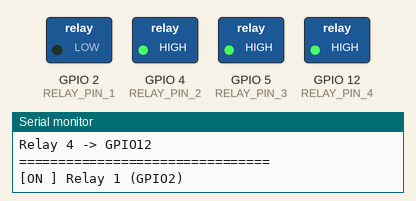
This sketch was run on a simulated ESP32. On the bench: switched loads named in the sketch (green lamp = pin HIGH), the last lines printed to the serial monitor.

Above: at 4.0 s.
At 7.0 s:
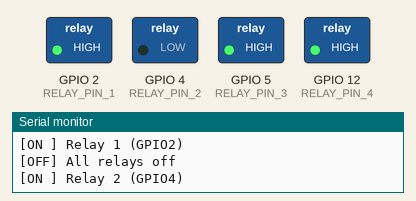
At 10.0 s:
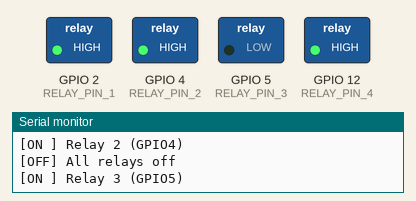
At 13.0 s:
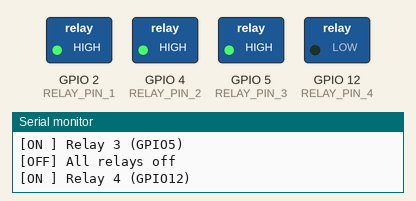
At 17.5 s:
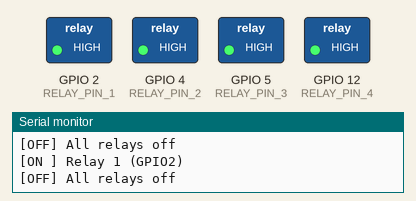
Timing chart, 0 to 18.6 s (numbered marks = the images above):
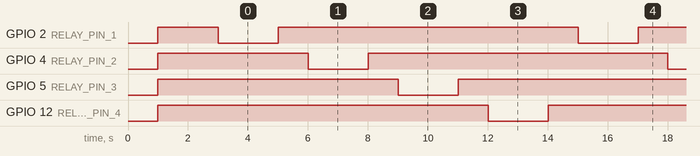

The sketch:

relay_test_simple.ino
```cpp
/*
 * Simple ESP32 Relay Test
 * This code tests relay modules by toggling them on and off
 * Connect relay control pins to GPIO pins defined below
 * Relays are typically active LOW (LOW = ON, HIGH = OFF)
 */

// Relay pin definitions - change these to match your wiring
const int RELAY_PIN_1 = 2;   // GPIO2 - Built-in LED on many ESP32 boards
const int RELAY_PIN_2 = 4;   // GPIO4
const int RELAY_PIN_3 = 5;   // GPIO5
const int RELAY_PIN_4 = 12;  // GPIO12

// Timing settings (milliseconds)
const int RELAY_ON_TIME = 2000;   // How long relay stays ON
const int RELAY_OFF_TIME = 1000;  // How long relay stays OFF between cycles

// Test mode: 1 = test all relays sequentially, 2 = test single relay repeatedly
const int TEST_MODE = 1;
const int SINGLE_RELAY_PIN = RELAY_PIN_1;  // Which relay to test in mode 2

void setup() {
  // Initialize serial communication
  Serial.begin(115200);
  delay(1000); // Wait for serial monitor to initialize
  Serial.println("\n=== ESP32 Relay Test Started ===");

  // Initialize relay pins as outputs
  pinMode(RELAY_PIN_1, OUTPUT);
  pinMode(RELAY_PIN_2, OUTPUT);
  pinMode(RELAY_PIN_3, OUTPUT);
  pinMode(RELAY_PIN_4, OUTPUT);

  // Set all relays to OFF state initially (HIGH for active-low relays)
  digitalWrite(RELAY_PIN_1, HIGH);
  digitalWrite(RELAY_PIN_2, HIGH);
  digitalWrite(RELAY_PIN_3, HIGH);
  digitalWrite(RELAY_PIN_4, HIGH);

  Serial.println("All relays initialized to OFF state");
  Serial.println("Relay 1 -> GPIO" + String(RELAY_PIN_1));
  Serial.println("Relay 2 -> GPIO" + String(RELAY_PIN_2));
  Serial.println("Relay 3 -> GPIO" + String(RELAY_PIN_3));
  Serial.println("Relay 4 -> GPIO" + String(RELAY_PIN_4));
  Serial.println("================================");
  delay(2000);
}

void loop() {
  if (TEST_MODE == 1) {
    testAllRelaysSequentially();
  } else if (TEST_MODE == 2) {
    testSingleRelayRepeatedly();
  }
}

// Test all relays one after another
void testAllRelaysSequentially() {
  static int currentRelay = 0;
  static unsigned long lastChange = 0;
  static bool relayState = false;

  unsigned long currentMillis = millis();

  // Check if it's time to toggle relay
  if (currentMillis - lastChange >= (relayState ? RELAY_ON_TIME : RELAY_OFF_TIME)) {
    lastChange = currentMillis;
    relayState = !relayState;

    // Turn off all relays first
    digitalWrite(RELAY_PIN_1, HIGH);
    digitalWrite(RELAY_PIN_2, HIGH);
    digitalWrite(RELAY_PIN_3, HIGH);
    digitalWrite(RELAY_PIN_4, HIGH);

    if (relayState) {
      // Turn on current relay
      switch (currentRelay) {
        case 0:
          digitalWrite(RELAY_PIN_1, LOW);
          Serial.println("[ON ] Relay 1 (GPIO" + String(RELAY_PIN_1) + ")");
          break;
        case 1:
          digitalWrite(RELAY_PIN_2, LOW);
          Serial.println("[ON ] Relay 2 (GPIO" + String(RELAY_PIN_2) + ")");
          break;
        case 2:
          digitalWrite(RELAY_PIN_3, LOW);
          Serial.println("[ON ] Relay 3 (GPIO" + String(RELAY_PIN_3) + ")");
          break;
        case 3:
          digitalWrite(RELAY_PIN_4, LOW);
          Serial.println("[ON ] Relay 4 (GPIO" + String(RELAY_PIN_4) + ")");
          break;
      }
      currentRelay = (currentRelay + 1) % 4;  // Move to next relay
    } else {
      Serial.println("[OFF] All relays off");
    }
  }
}

// Test a single relay repeatedly
void testSingleRelayRepeatedly() {
  static bool relayState = false;
  static unsigned long lastChange = 0;

  unsigned long currentMillis = millis();

  if (currentMillis - lastChange >= (relayState ? RELAY_ON_TIME : RELAY_OFF_TIME)) {
    lastChange = currentMillis;
    relayState = !relayState;

    digitalWrite(SINGLE_RELAY_PIN, relayState ? LOW : HIGH);

    if (relayState) {
      Serial.println("[ON ] Single relay (GPIO" + String(SINGLE_RELAY_PIN) + ")");
    } else {
      Serial.println("[OFF] Single relay (GPIO" + String(SINGLE_RELAY_PIN) + ")");
    }
  }
}
```

Measured:
- by itself, GPIO 2 (RELAY_PIN_1), GPIO 4 (RELAY_PIN_2), GPIO 5 (RELAY_PIN_3), GPIO 12 (RELAY_PIN_4): alternates HIGH for 10.0 s and LOW for 2.0 s
- by itself, everything shown: repeats every 12.0 s, in 8 steps
